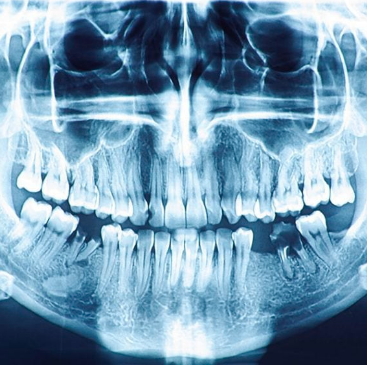
#> input picture Lab9/zeby.png, 367 x 365 px
$ python Lab9_1.py
#> lines starting #> are read from the running program, lines starting #| are printed output that depends on the picture
from PIL import Image
import numpy as np
from PIL import ImageChops, ImageOps
from PIL import ImageStat as stat
import matplotlib.pyplot as plt

# Zad 1
obraz = Image.open("zeby.png").convert("L")
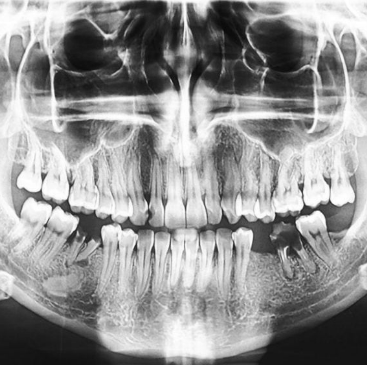
#> obraz: PIL image 367x365 L; min 8, max 255, mean 147.4

# Zad 2
def histogram_norm(obraz):
    obraz_array = np.asarray(obraz)
    histogram = np.histogram(obraz_array, bins=256, range=(0, 256))[0]
    histogram_normalized = histogram / np.sum(histogram)
    return histogram_normalized

def histogram_cumul(obraz):
    norm_hist = histogram_norm(obraz)
    cumul_hist = np.zeros_like(norm_hist)
    cumul_value = 0
    for i in range(len(norm_hist)):
        cumul_value += norm_hist[i]
        cumul_hist[i] = cumul_value
    return cumul_hist

def histogram_equalization(obraz):
    obraz_array = np.asarray(obraz)
    cumul_hist = histogram_cumul(obraz)
    lut = (cumul_hist * 255).astype(np.uint8)
    equalized_image = Image.fromarray(lut[obraz_array])
    return equalized_image

im21 = histogram_norm(obraz)
#> in histogram_norm, `histogram = np.histogram(obraz_array, bins=256, range=(0, 256))[0]`: histogram = 256 values, max 2003 at index 21, min 0 at index 0, mean 523.3
#> in histogram_norm, `histogram_normalized = histogram / np.sum(histogram)`: histogram_normalized = 256 values, max 0.015 at index 21, min 0 at index 0, mean 0.00391
#> im21 has the same summary as histogram_normalized in histogram_norm
im22 = histogram_cumul(obraz)
#> in histogram_cumul, `norm_hist = histogram_norm(obraz)`: norm_hist has the same summary as histogram_normalized in histogram_norm
#> the loop in histogram_cumul, `for i in range(len(norm_hist)):` made 256 passes
#> cumul_value on passes 1 to 3: 0, 0, 0
#> after the loop in histogram_cumul, `for i in range(len(norm_hist)):`: cumul_hist = 256 values from 0 to 1; cumul_value = 1
#> im22 = 256 values from 0 to 1
im23 = histogram_equalization(obraz)
#> the loop in histogram_cumul (call 2), `for i in range(len(norm_hist)):` made 256 passes
#> in histogram_equalization, `lut = (cumul_hist * 255).astype(np.uint8)`: lut = 256 values from 0 to 255
#> in histogram_equalization, `equalized_image = Image.fromarray(lut[obraz_array])`:
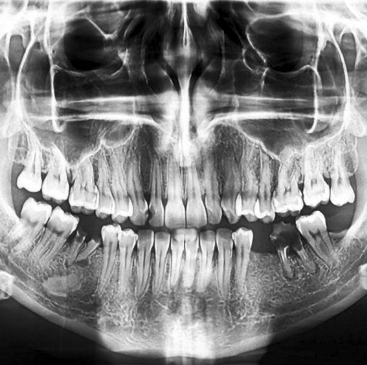
#> equalized_image: PIL image 367x365 L; min 0, max 255, mean 127.6

plt.figure(figsize=(12, 8))

plt.subplot(2, 2, 1)
plt.hist(np.asarray(obraz).ravel(), bins=256, range=(0, 256), color='blue', alpha=0.7)
plt.title("Histogram Oryginalny")

plt.subplot(2, 2, 2)
plt.plot(im21, color='green')
plt.title("Histogram Znormalizowany")

plt.subplot(2, 2, 3)
plt.plot(im22, color='orange')
plt.title("Histogram Skumulowany")

plt.subplot(2, 2, 4)
plt.hist(np.asarray(im23).ravel(), bins=256, range=(0, 256), color='red', alpha=0.7)
plt.title("Histogram Wyrównany")

plt.tight_layout()
plt.savefig("fig1.png")
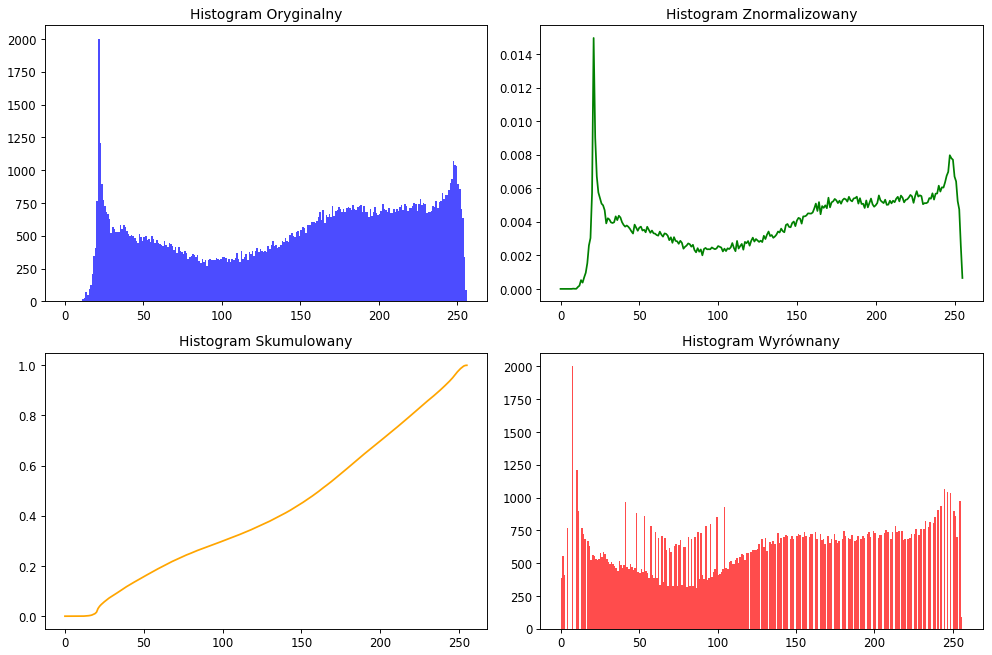
#> figure drawn by matplotlib, 4 panels; panel 1: tallest bar 2003 high, from x = 21 to 22; panel 2: curve peaks at x = 21, y = 0.015; panel 3: curve peaks at x = 255, y = 1; panel 4: tallest bar 2003 high, from x = 7 to 8
# plt.show()

obraz = Image.open("zeby.png").convert("L")

obraz_equalized = ImageOps.equalize(obraz)
obraz_equalized.save('equalized.png')

plt.figure(figsize=(10, 5))

plt.subplot(1, 2, 1)
plt.imshow(obraz, cmap='gray')
plt.title("Oryginalny Obraz")
plt.axis("off")

plt.subplot(1, 2, 2)
plt.imshow(obraz_equalized, cmap='gray')
plt.title("Obraz po wyrównaniu histogramu")
plt.axis("off")

plt.tight_layout()
plt.show()
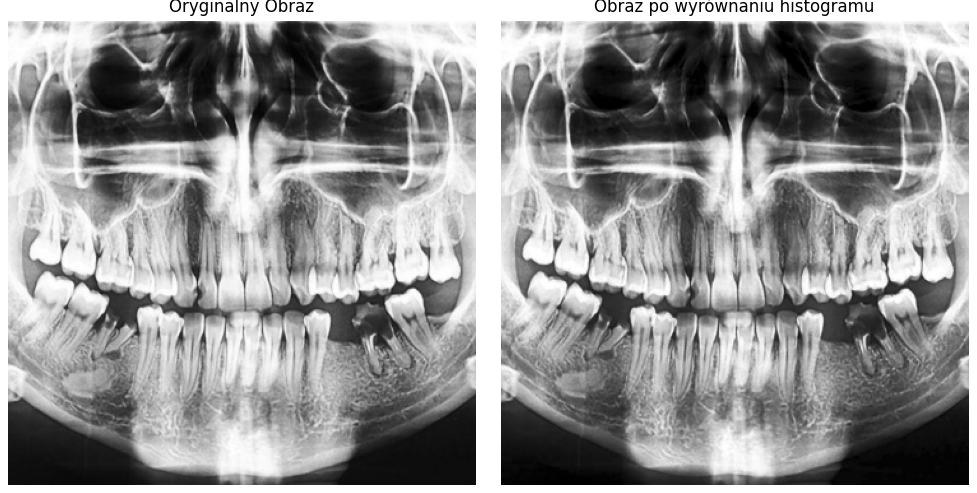
#> figure drawn by matplotlib, 2 panels

# Zad 3
imEx3 = ImageOps.equalize(obraz)

imEx3.save("equalized1.png")

plt.figure(figsize=(10, 5))
plt.subplot(1, 2, 1)
plt.imshow(obraz_equalized)
plt.title('')

plt.subplot(1, 2, 2)
plt.imshow(imEx3)
plt.title('Obraz z kwadratami (min)')

plt.savefig("fig2.png")

# Zad 4
def konwertuj1(obraz, w_r, w_g, w_b):
    piksele = obraz.load()
    szerokosc, wysokosc = obraz.size

    nowy_obraz = Image.new("L", (szerokosc, wysokosc))
    piksele_nowy = nowy_obraz.load()

    for x in range(szerokosc):
        for y in range(wysokosc):
            r, g, b = piksele[x, y]
            l = round(r * w_r + g * w_g + b * w_b)
            piksele_nowy[x, y] = l

    return nowy_obraz

def konwertuj2(obraz, w_r, w_g, w_b):
    piksele = obraz.load()
    szerokosc, wysokosc = obraz.size

    nowy_obraz = Image.new("L", (szerokosc, wysokosc))
    piksele_nowy = nowy_obraz.load()

    for x in range(szerokosc):
        for y in range(wysokosc):
            r, g, b = piksele[x, y]
            l = int(r * w_r + g * w_g + b * w_b)
            piksele_nowy[x, y] = l

    return nowy_obraz

def statystyki(im):
    s = stat.Stat(im)
    print("extrema ", s.extrema)  # max i min
    print("count ", s.count)  # zlicza
    print("mean ", s.mean)  # srednia
    print("median ", s.median)  # mediana
    print("stddev ", s.stddev)  # odchylenie standardowe

w_r = 299 / 1000
w_g = 587 / 1000
w_b = 114 / 1000

sciezka_wejsciowa = "mgla.jpg"
#> (the run stopped early here; a loop or call above may not have finished)

$ run again, with Lab11/messi.jpg saved as Lab9/zeby.png
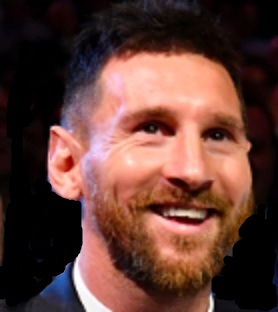
#> input picture Lab11/messi.jpg, 278 x 312 px
#> `obraz = Image.open("zeby.png").convert("L")`:
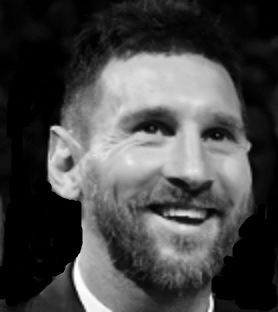
#> obraz: PIL image 278x312 L; min 0, max 255, mean 71.1
#> histogram = 256 values, max 13508 at index 0, min 4 at index 229, mean 338.8
#> histogram_normalized = 256 values, max 0.156 at index 0, min 4.61e-05 at index 229, mean 0.00391
#> im21 has the same summary as histogram_normalized in histogram_norm
#> norm_hist has the same summary as histogram_normalized in histogram_norm
#> the loop in histogram_cumul, `for i in range(len(norm_hist)):` made 256 passes
#> cumul_value on passes 1 to 3: 0.156, 0.2, 0.219
#> after the loop in histogram_cumul, `for i in range(len(norm_hist)):`: cumul_hist = 256 values from 0.156 to 1; cumul_value = 1
#> im22 = 256 values from 0.156 to 1
#> the loop in histogram_cumul (call 2), `for i in range(len(norm_hist)):` made 256 passes
#> lut = 256 values from 39 to 254
#> `obraz_equalized = ImageOps.equalize(obraz)`:
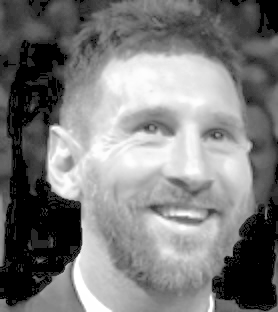
#> obraz_equalized: PIL image 278x312 L; min 0, max 255, mean 123.6
